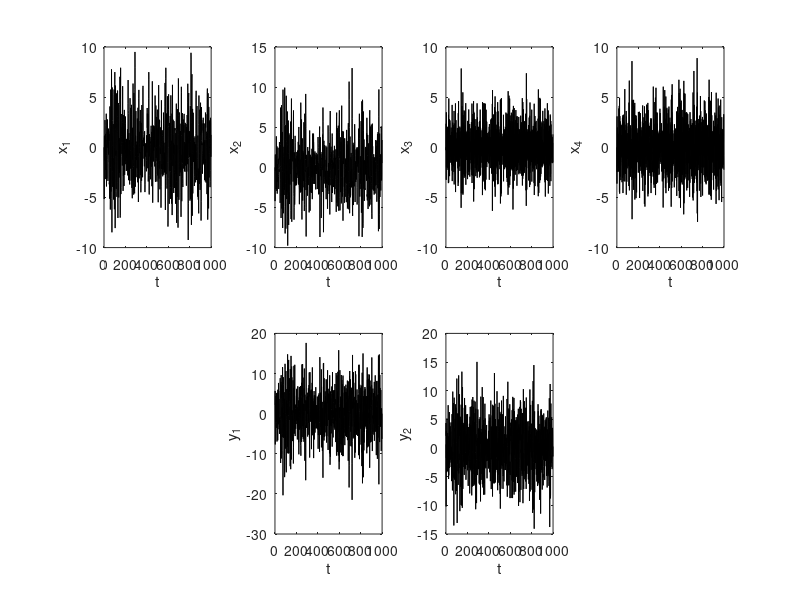

Recreate this plot in MATLAB. (Note: this script raises an error after producing the figure.)
%% 2.160 FA20 PS5 Problem 2
% Authors: H. Harry Asada and Nicholas S. Selby
% 
% We aim to apply subspace system identification algorithms, MOESP and/or
% N4SID, to a realistic data set. You first create data from a given true system, and then
% apply the subspace algorithms. So, you know the correct answer.

clear;clc;close all;rng(1)

%% (a)
% The system we consider is a fourth-order, discrete-time, linear time-invariant system.
% The system matrices of the true system are given by
A = [0.603 0.603 0 0;-0.603 0.603 0 0;0 0 -0.603 -0.603;0 0 0.603 -0.603];
B = [1.1650,-0.6965;0.6268 1.6961;0.0751,0.0591;0.3516 1.7971];
C = [0.2641,-1.4462,1.2460,0.5774;0.8717,-0.7012,-0.6390,-0.3600];
D = [-0.1356,-1.2704;-1.3493,0.9846];

% Note that the system is a 2-input, 2-output system. We take White noise random
% sequences of 1,000 points as input u. In MatLab,
N = 1000;
u = randn(N,2);

% Create input and output data sequences.
DIM_X = length(A);
[DIM_Y,DIM_U] = size(D);
TS = 1;

sys = ss(A,B,C,D,TS);
[y,t,x] = lsim(sys,u,0:(N-1));

figure
for i=1:DIM_X
    subplot(2,DIM_X,i)
    plot(t,x(:,i),'k')
    xlabel('t')
    ylabel(['x_' num2str(i)])
end
for i=1:2
    subplot(2,DIM_X,5+i)
    plot(t,y(:,i),'k')
    xlabel('t')
    ylabel(['y_' num2str(i)])
end
sgtitle('(a) Input and Output Data Sequences')

[M,P,W] = deal(cell(DIM_U,1));
for iu=1:DIM_U
    [M{iu}, P{iu}, W{iu}] = dbode(A,B,C,D,TS,iu);
end

%% (b) 
% Apply N4SID and/or MOESP algorithms to the data generated. You need to specify
% an approximate system order when using these algorithms. Try out different system
% orders, and discuss the results.
data = iddata(y,u,1);
for nx = 1:4
    % N4SID
    sys_n4sid = n4sid(data,nx);
    figure
    for iu=1:DIM_U
        [m,p,w] = dbode(sys_n4sid.A,sys_n4sid.B,sys_n4sid.C,sys_n4sid.D,1,iu);
        for iy=1:DIM_Y
            subplot(2*DIM_Y, DIM_U, 2*(iy-1)*DIM_U+iu)
            loglog(W{iu},M{iu}(:,iy),'k--', w,m(:,iy),'k')
            if iu==1, ylabel('Mag.'); end
            subplot(2*DIM_Y, DIM_U, 2*(iy-1)*DIM_U+iu+DIM_U)
            semilogx(W{iu},P{iu}(:,iy),'k--', w,p(:,iy),'k')
            if iy==DIM_Y, xlabel('\omega'); end
        end
    end
    sgtitle(['N4SID Bode Plots for NX=' num2str(nx)])
    
    % MOESP
    [~,sys_moesp] = moesp(y,u,4);
    [a,b,c,d]=sys_moesp(nx);
    figure
    for iu=1:DIM_U
        [m,p,w] = dbode(a,b,c,d,1,iu);
        for iy=1:DIM_Y
            subplot(2*DIM_Y, DIM_U, 2*(iy-1)*DIM_U+iu)
            loglog(W{iu},M{iu}(:,iy),'k--', w,m(:,iy),'k')
            if iu==1, ylabel('Mag.'); end
            subplot(2*DIM_Y, DIM_U, 2*(iy-1)*DIM_U+iu+DIM_U)
            semilogx(W{iu},P{iu}(:,iy),'k--', w,p(:,iy),'k')
            if iy==DIM_Y, xlabel('\omega'); end
        end
    end
    sgtitle(['MOESP Bode Plots for NX=' num2str(nx)])
end

%% (c)
% Since state space representation is not unique, the system matrices obtained in part b)
% may not agree with the true system in part a). For the purpose of verifying the identified
% system with system matrices, A, B, C, and D, obtain a 2 by 2 transfer matrix representing
% the input-output relationship of the system in part b) and compare it to the transfer
% function associated with the system in part a).
syms q
transfer_matrix = @(A,B,C,D) C*inv(q*eye(size(A))-A)*B+D;

tm_a = transfer_matrix(A,B,C,D)
tm_n4sid = transfer_matrix(sys_n4sid.A,sys_n4sid.B,sys_n4sid.C,sys_n4sid.D)
tm_moesp = transfer_matrix(a,b,c,d)